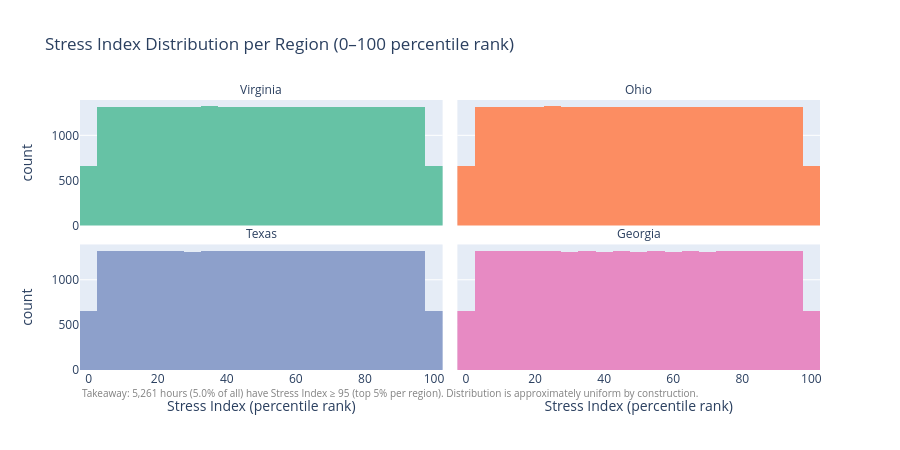

Notebook code cell kept with this figure:
### Code cell
fig = px.histogram(
    master, x="Stress_Index", color="Region",
    facet_col="Region", facet_col_wrap=2,
    nbins=50, height=450,
    title="Stress Index Distribution per Region (0–100 percentile rank)",
    labels={"Stress_Index":"Stress Index (percentile rank)"},
    color_discrete_sequence=px.colors.qualitative.Set2,
)
fig.for_each_annotation(lambda a: a.update(text=a.text.split("=")[-1]))
fig.update_layout(showlegend=False)

top5_count = (master["Stress_Index"] >= 95).sum()
takeaway = (f"Takeaway: {top5_count:,} hours ({top5_count/len(master)*100:.1f}% of all) "
            f"have Stress Index ≥ 95 (top 5% per region). "
            f"Distribution is approximately uniform by construction.")
fig.add_annotation(text=takeaway, xref="paper", yref="paper",
                   x=0, y=-0.12, showarrow=False, font=dict(size=10, color="gray"))
fig.show()

### Figure 1 — Plotly figure (JSON) as saved in the notebook; plotly's stock layout.template omitted (floating-point values rounded to 4 significant figures; data arrays with more than 128 entries replaced by an {"elided": "..."} marker saying what was removed)
{"data": [{"bingroup": "x", "hovertemplate": "Region=Virginia<br>Stress Index (percentile rank)=%{x}<br>count=%{y}<extra></extra>", "legendgroup": "Virginia", "marker": {"color": "rgb(102,194,165)", "pattern": {"shape": ""}}, "name": "Virginia", "nbinsx": 50, "orientation": "v", "showlegend": true, "type": "histogram", "x": {"elided": "26304 float values"}, "xaxis": "x3", "yaxis": "y3"}, {"bingroup": "x", "hovertemplate": "Region=Ohio<br>Stress Index (percentile rank)=%{x}<br>count=%{y}<extra></extra>", "legendgroup": "Ohio", "marker": {"color": "rgb(252,141,98)", "pattern": {"shape": ""}}, "name": "Ohio", "nbinsx": 50, "orientation": "v", "showlegend": true, "type": "histogram", "x": {"elided": "26304 float values"}, "xaxis": "x4", "yaxis": "y4"}, {"bingroup": "x", "hovertemplate": "Region=Texas<br>Stress Index (percentile rank)=%{x}<br>count=%{y}<extra></extra>", "legendgroup": "Texas", "marker": {"color": "rgb(141,160,203)", "pattern": {"shape": ""}}, "name": "Texas", "nbinsx": 50, "orientation": "v", "showlegend": true, "type": "histogram", "x": {"elided": "26303 float values"}, "xaxis": "x", "yaxis": "y"}, {"bingroup": "x", "hovertemplate": "Region=Georgia<br>Stress Index (percentile rank)=%{x}<br>count=%{y}<extra></extra>", "legendgroup": "Georgia", "marker": {"color": "rgb(231,138,195)", "pattern": {"shape": ""}}, "name": "Georgia", "nbinsx": 50, "orientation": "v", "showlegend": true, "type": "histogram", "x": {"elided": "26279 float values"}, "xaxis": "x2", "yaxis": "y2"}], "layout": {"annotations": [{"showarrow": false, "text": "Texas", "x": 0.245, "xanchor": "center", "xref": "paper", "y": 0.465, "yanchor": "bottom", "yref": "paper"}, {"showarrow": false, "text": "Georgia", "x": 0.755, "xanchor": "center", "xref": "paper", "y": 0.465, "yanchor": "bottom", "yref": "paper"}, {"showarrow": false, "text": "Virginia", "x": 0.245, "xanchor": "center", "xref": "paper", "y": 1.0, "yanchor": "bottom", "yref": "paper"}, {"showarrow": false, "text": "Ohio", "x": 0.755, "xanchor": "center", "xref": "paper", "y": 1.0, "yanchor": "bottom", "yref": "paper"}, {"font": {"color": "gray", "size": 10}, "showarrow": false, "text": "Takeaway: 5,261 hours (5.0% of all) have Stress Index ≥ 95 (top 5% per region). Distribution is approximately uniform by construction.", "x": 0, "xref": "paper", "y": -0.12, "yref": "paper"}], "barmode": "relative", "height": 450, "legend": {"title": {"text": "Region"}, "tracegroupgap": 0}, "showlegend": false, "title": {"text": "Stress Index Distribution per Region (0–100 percentile rank)"}, "xaxis": {"anchor": "y", "domain": [0.0, 0.49], "title": {"text": "Stress Index (percentile rank)"}}, "xaxis2": {"anchor": "y2", "domain": [0.51, 1.0], "matches": "x", "title": {"text": "Stress Index (percentile rank)"}}, "xaxis3": {"anchor": "y3", "domain": [0.0, 0.49], "matches": "x", "showticklabels": false}, "xaxis4": {"anchor": "y4", "domain": [0.51, 1.0], "matches": "x", "showticklabels": false}, "yaxis": {"anchor": "x", "domain": [0.0, 0.465], "title": {"text": "count"}}, "yaxis2": {"anchor": "x2", "domain": [0.0, 0.465], "matches": "y", "showticklabels": false}, "yaxis3": {"anchor": "x3", "domain": [0.535, 1.0], "matches": "y", "title": {"text": "count"}}, "yaxis4": {"anchor": "x4", "domain": [0.535, 1.0], "matches": "y", "showticklabels": false}}}
